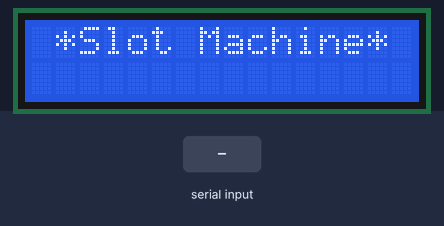
A sketch run on a simulated Arduino Uno, built with avr-gcc and run on an emulated ATmega328P. Shown: 16×2 character LCD. The test bench sets the inputs (shaded band). Random numbers use the default seed unless the sketch sets one; what the sketch prints to the serial monitor is not drawn.

Above: at 1.4 s.
1.5 s: "#" received over Serial
At 5.6 s:
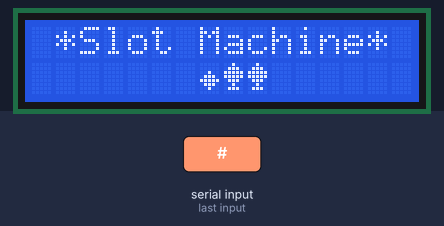
7.5 s: "#" received over Serial
At 11.0 s:
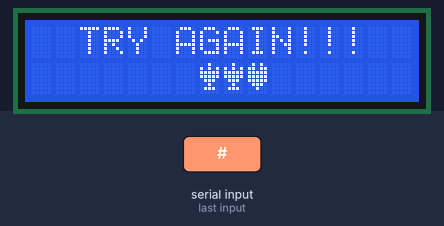
13.5 s: "#" received over Serial
At 17.7 s:
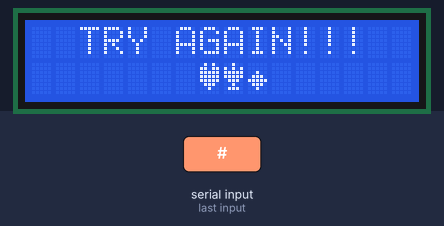
19.5 s: "#" received over Serial
At 23.2 s:
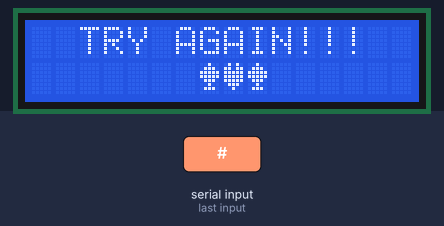
Timing chart, 0 to 24.7 s (numbered marks = the images above; inputs shaded):
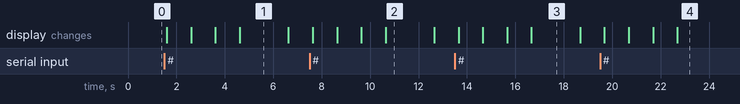

The sketch:

lcd_4_slotMachine.ino
```cpp
//Compatible with the Arduino IDE 1.0
//Library version:1.1
#include <Wire.h>
#include <LiquidCrystal_I2C.h>

LiquidCrystal_I2C lcd(0x27, 20, 4); // set the LCD address to 0x27 for a 16 chars and 2 line display

char tempVar;
int firstSlot;
int secondSlot;
int thirdSlot;

int counter = 0;

byte clubs[] = {
  B00100,
  B10101,
  B11111,
  B11111,
  B01110,
  B00100,
  B01110,
  B00000
};
byte hearts[] = {
  B01010,
  B11011,
  B11111,
  B11111,
  B11111,
  B01110,
  B00100,
  B00000
};
byte diamonds[] = {
  B00000,
  B00000,
  B00100,
  B01110,
  B11111,
  B01110,
  B00100,
  B00000
};
byte spades[] = {
  B00100,
  B01110,
  B11111,
  B11111,
  B01110,
  B00100,
  B01110,
  B00000
};


void setup()
{
  Serial.begin(9600);
  lcd.init();                      // initialize the lcd
  lcd.init();
  lcd.begin(16, 2);
  // Print a message to the LCD.
  lcd.backlight();
  lcd.setCursor(1, 0);
  //  lcd.setCursor(1,1);
  lcd.print("*Slot Machine*");
  lcd.createChar(0, hearts);
  lcd.createChar(1, spades);
  lcd.createChar(2, clubs);
  lcd.createChar(3, diamonds);
}


void loop() {
  lcd.setCursor(1, 0);
  //  lcd.setCursor(1,1);
  lcd.print("*Slot Machine*");
restart:
  if (Serial.available()) {
    // wait a bit for the entire message to arrive
    delay(100);
    // clear the screen
    // read all the available characters
    while (Serial.available() > 0) {

      tempVar = Serial.read();

      Serial.println(" tempvar =" );
      Serial.println(tempVar);

      //display each character to the LCD
      if (tempVar == '#') {
        int firstSlot = rand() % (3 + 1);
        int secondSlot = rand() % (3 + 1);
        int thirdSlot = rand() % (3 + 1);
        //tester
//        int firstSlot = 7;
//        int secondSlot = 7;
//        int thirdSlot = 7;
        lcd.setCursor(7, 1);
        lcd.blink();delay(1000);
          if(firstSlot == 0) lcd.write(0);
          else if(firstSlot == 1) lcd.write(1);
          else if(firstSlot == 2) lcd.write(2);
          else if(firstSlot == 3) lcd.write(3);
          else lcd.print(firstSlot);
        lcd.setCursor(8, 1);
        lcd.blink();delay(1000);
          if(secondSlot == 0) lcd.write(0);
          else if(secondSlot == 1) lcd.write(1);
          else if(secondSlot == 2) lcd.write(2);
          else if(secondSlot == 3) lcd.write(3);
          else lcd.print(secondSlot);
        lcd.setCursor(9, 1);
        lcd.blink();delay(1000);
          if(thirdSlot == 0) lcd.write(0);
          else if(thirdSlot == 1) lcd.write(1);
          else if(thirdSlot == 2) lcd.write(2);
          else if(thirdSlot == 3) lcd.write(3);
          else lcd.print(thirdSlot);
          lcd.noBlink();
        delay(2000);
        if ((firstSlot == secondSlot) && (thirdSlot == firstSlot) && (secondSlot == thirdSlot)) {
          lcd.clear();
          lcd.setCursor(2, 0);
          lcd.print("YOU WIN!!!");
          delay(1000);
        } else {
          lcd.clear();
          lcd.setCursor(2, 0);
          lcd.print("TRY AGAIN!!!");
          delay(1000);
        }
      }


    }
  }
}
```

Measured:
- after the input at 1.5 s, the display: first changes after 0.11 s (image 1 shows a later state)
- what the display in image 1 shows lasts 2.0 s, from 4.6 s to 6.6 s
